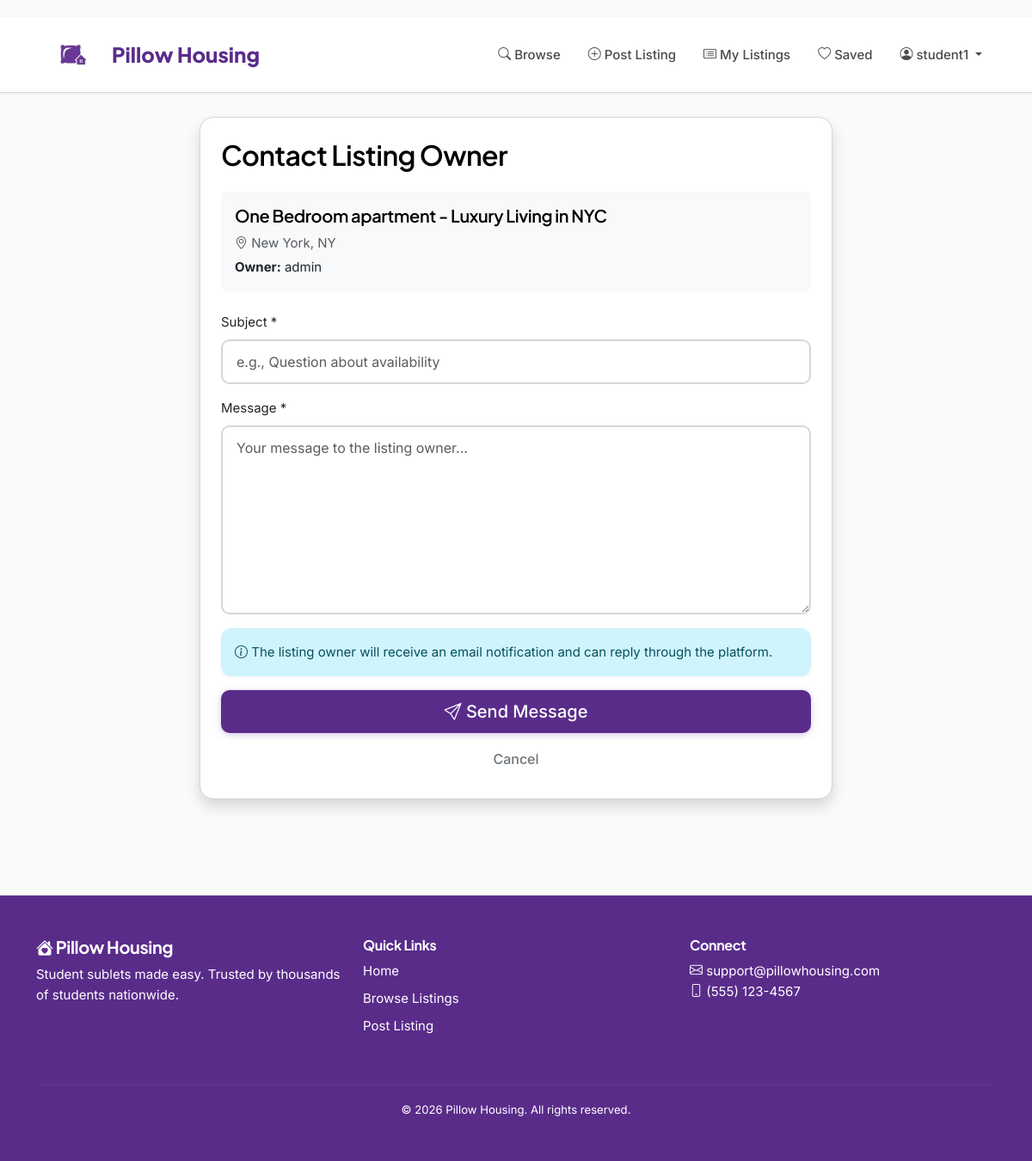
The app's page /listings/2/message/ (signed in) with its own data.
### accounts/models.py (models this page shows, shortened)
class User(AbstractUser):
    school = models.CharField(max_length=200, blank=True)
    grad_year = models.IntegerField(null=True, blank=True)
    avatar = models.ImageField(upload_to='avatars/', null=True, blank=True)

### listings/models.py (models this page shows, shortened)
class Listing(models.Model):
    owner = models.ForeignKey(User, on_delete=models.CASCADE, related_name='listings')
    title = models.CharField(max_length=200)
    description = models.TextField()
    posting_type = models.CharField(max_length=20, choices=POSTING_TYPE_CHOICES, default='offering')
    listing_type = models.CharField(max_length=10, choices=LISTING_TYPE_CHOICES, default='full')
    rent = models.DecimalField(max_digits=10, decimal_places=2)
    beds = models.IntegerField()
    baths = models.DecimalField(max_digits=3, decimal_places=1)
    address = models.CharField(max_length=255)
    city = models.CharField(max_length=100)
    state = models.CharField(max_length=50)
    zip_code = models.CharField(max_length=10)
    latitude = models.FloatField(null=True, blank=True)
    longitude = models.FloatField(null=True, blank=True)
    furnished = models.BooleanField(default=False)
    pets_allowed = models.BooleanField(default=False)
    washer_dryer_in_unit = models.BooleanField(default=False)
    dishwasher = models.BooleanField(default=False)
    air_conditioning = models.BooleanField(default=False)
    heating = models.BooleanField(default=False)
    balcony = models.BooleanField(default=False)
    gym = models.BooleanField(default=False)
    pool = models.BooleanField(default=False)
    parking = models.BooleanField(default=False)
    parking_spaces = models.IntegerField(null=True, blank=True, help_text="Number of parking spaces")
    doorman = models.BooleanField(default=False)
    elevator = models.BooleanField(default=False)
    laundry_in_building = models.BooleanField(default=False)
    bike_storage = models.BooleanField(default=False)
    electricity_included = models.BooleanField(default=False)
    water_included = models.BooleanField(default=False)
    gas_included = models.BooleanField(default=False)
    internet_included = models.BooleanField(default=False)
    cable_included = models.BooleanField(default=False)
    has_roommates = models.BooleanField(default=False)
    number_of_roommates = models.IntegerField(null=True, blank=True)
    roommate_gender = models.CharField(max_length=20, choices=ROOMMATE_GENDER_CHOICES, default='any', blank=True)
    duration_type = models.CharField(max_length=20, choices=DURATION_CHOICES, default='custom')
    lease_start = models.DateField()
    lease_end = models.DateField()
    status = models.CharField(max_length=20, choices=STATUS_CHOICES, default='active')
    is_boosted = models.BooleanField(default=False)
    boosted_until = models.DateTimeField(null=True, blank=True)
    created_at = models.DateTimeField(auto_now_add=True)
    updated_at = models.DateTimeField(auto_now=True)
    last_bumped = models.DateTimeField(null=True, blank=True)
    class Meta:
        ordering = ['-is_boosted', '-last_bumped', '-created_at']

### listings/views.py (the view, shortened to what this page needs)
# urls.py: path('listings/<int:pk>/message/', views.send_message, name='send_message'),
@login_required
def send_message(request, pk):
    listing = get_object_or_404(Listing, pk=pk)
    if request.user == listing.owner:
        messages.error(request, 'You cannot message yourself.')
        return redirect('listing_detail', pk=pk)
    context = {
        'listing': listing,
    }
    return render(request, 'listings/send_message.html', context)

### templates/listings/send_message.html (shortened to what this page needs)
{% extends 'base.html' %}
{% block content %}
<div class="container py-5">
    <div class="row justify-content-center">
        <div class="col-md-8">
            <div class="card shadow">
                <div class="card-body p-4">
                    <h2 class="mb-4">Contact Listing Owner</h2>
                    <div class="bg-light p-3 rounded mb-4">
                        <h5>{{ listing.title }}</h5>
                        <p class="text-muted mb-1">
                            <i class="bi bi-geo-alt"></i> {{ listing.city }}, {{ listing.state }}
                        </p>
                        <p class="mb-0">
                            <strong>Owner:</strong> {{ listing.owner.username }}
                        </p>
                    </div>
                    <form method="post">
                        <div class="mb-3">
                            <label class="form-label">Subject *</label>
                            <input type="text" name="subject" class="form-control" placeholder="e.g., Question about availability" required>
                        </div>
                        <div class="mb-3">
                            <label class="form-label">Message *</label>
                            <textarea name="body" class="form-control" rows="8" placeholder="Your message to the listing owner..." required></textarea>
                        </div>
                        <div class="alert alert-info">
                            <i class="bi bi-info-circle"></i> The listing owner will receive an email notification and can reply through the platform.
                        </div>
                        <div class="d-grid gap-2">
                            <button type="submit" class="btn btn-primary btn-lg">
                                <i class="bi bi-send"></i> Send Message
                            </button>
                            <a href="{% url 'listing_detail' listing.pk %}" class="btn btn-outline-secondary">
                                Cancel
                            </a>
                        </div>
                    </form>
                </div>
            </div>
        </div>
    </div>
</div>
{% endblock %}

### templates/base.html (shortened to what this page needs)
{% load static %}
<!DOCTYPE html>
<html lang="en">
<head>
    <link href="https://cdn.jsdelivr.net/npm/bootstrap@5.3.0/dist/css/bootstrap.min.css" rel="stylesheet">
    <link rel="stylesheet" href="https://cdn.jsdelivr.net/npm/bootstrap-icons@1.10.0/font/bootstrap-icons.css">
    <link rel="stylesheet" href="https://unpkg.com/leaflet@1.9.4/dist/leaflet.css" />
    <link rel="stylesheet" href="{% static 'css/custom.css' %}">
</head>
<body>
    <nav class="navbar navbar-expand-lg navbar-light sticky-top">
        <div class="container">
            <a class="navbar-brand d-flex align-items-center" href="{% url 'landing' %}">
                <img src="{% static 'images/logo.jpg' %}" alt="Pillow Housing" class="me-2">
                Pillow Housing
            </a>
            <div class="collapse navbar-collapse" id="navbarNav">
                <ul class="navbar-nav ms-auto">
                    <li class="nav-item">
                        <a class="nav-link" href="{% url 'search_results' %}">
                            <i class="bi bi-search"></i> Browse
                        </a>
                    </li>
                    {% if user.is_authenticated %}
                        <li class="nav-item">
                            <a class="nav-link" href="{% url 'create_listing' %}">
                                <i class="bi bi-plus-circle"></i> Post Listing
                            </a>
                        </li>
                        <li class="nav-item">
                            <a class="nav-link" href="{% url 'my_listings' %}">
                                <i class="bi bi-card-list"></i> My Listings
                            </a>
                        </li>
                        <li class="nav-item">
                            <a class="nav-link" href="{% url 'saved_listings' %}">
                                <i class="bi bi-heart"></i> Saved
                            </a>
                        </li>
                        <li class="nav-item dropdown">
                            <a class="nav-link dropdown-toggle" href="#" id="navbarDropdown" role="button" data-bs-toggle="dropdown">
                                <i class="bi bi-person-circle"></i> {{ user.username }}
                            </a>
                        </li>
                    {% endif %}
                </ul>
            </div>
        </div>
    </nav>
    <main>
        {% block content %}{% endblock %}
    </main>
    <footer class="text-white py-5">
        <div class="container">
            <div class="row">
                <div class="col-md-4 mb-4">
                    <h5><i class="bi bi-house-heart-fill"></i> Pillow Housing</h5>
                    <p>Student sublets made easy. Trusted by thousands of students nationwide.</p>
                </div>
                <div class="col-md-4 mb-4">
                    <h6>Quick Links</h6>
                    <ul class="list-unstyled">
                        <li class="mb-2"><a href="{% url 'landing' %}" class="text-decoration-none">Home</a></li>
                        <li class="mb-2"><a href="{% url 'search_results' %}" class="text-decoration-none">Browse Listings</a></li>
                        {% if user.is_authenticated %}
                            <li class="mb-2"><a href="{% url 'create_listing' %}" class="text-decoration-none">Post Listing</a></li>
                        {% endif %}
                    </ul>
                </div>
                <div class="col-md-4 mb-4">
                    <h6>Connect</h6>
                    <p>
                        <i class="bi bi-envelope"></i> support@pillowhousing.com<br>
                        <i class="bi bi-phone"></i> (555) 123-4567
                    </p>
                </div>
            </div>
            <hr style="background-color: rgba(255,255,255,0.2); border: none; height: 1px;">
            <div class="text-center mt-3">
                <small>&copy; 2026 Pillow Housing. All rights reserved.</small>
            </div>
        </div>
    </footer>
</body>
</html>

### static/css/custom.css (style rules this page uses)
.sticky-top { top: 20px; }
.btn { transition: all 0.2s ease; }
img { transition: opacity 0.3s ease; }

### templates/base.html (style rules this page uses)
:root { --primary-purple: #5a2c8a; --primary-purple-light: #6d3996; --accent-lavender: #d0aee4; --neutral-gray: #d8d5d5; --text-black: #000000; --white: #ffffff; --background: #fafaf9; --surface: #ffffff; --text-primary: #000000; --text-secondary: #4a4a4a; --text-muted: #6b7280; --shadow-sm: 0 1px 3px rgba(90, 44, 138, 0.08); --shadow-md: 0 4px 12px rgba(90, 44, 138, 0.12); --shadow-lg: 0 12px 32px rgba(90, 44, 138, 0.18); }
* { margin: 0; padding: 0; box-sizing: border-box; }
body { font-family: 'Inter', -apple-system, BlinkMacSystemFont, 'Segoe UI', sans-serif; background-color: var(--background); color: var(--text-primary); line-height: 1.6; font-size: 15px; }
h1, h2, h3, h4, h5, h6 { font-family: 'Plus Jakarta Sans', 'Inter', sans-serif; font-weight: 600; color: var(--text-primary); letter-spacing: -0.02em; }
.navbar { background-color: var(--white) !important; border-bottom: 1px solid var(--neutral-gray); box-shadow: var(--shadow-sm); padding: 1rem 0; }
.navbar-brand { font-family: 'Plus Jakarta Sans', sans-serif; font-weight: 800; font-size: 1.5rem; color: var(--primary-purple) !important; }
.navbar-brand img { height: 45px; transition: transform 0.2s; }
.nav-link { color: var(--text-secondary) !important; font-weight: 500; transition: all 0.2s; padding: 0.5rem 1rem !important; border-radius: 8px; }
.btn { font-weight: 500; border-radius: 10px; padding: 0.625rem 1.25rem; transition: all 0.2s; border: none; }
.btn-primary { background-color: var(--primary-purple); color: white; box-shadow: 0 2px 8px rgba(90, 44, 138, 0.25); }
.card { background-color: var(--surface); border: 1px solid var(--neutral-gray); border-radius: 16px; box-shadow: var(--shadow-sm); transition: all 0.3s; }
.form-control, .form-select { border: 2px solid var(--neutral-gray); border-radius: 10px; padding: 0.75rem 1rem; transition: all 0.2s; }
.alert { border-radius: 12px; border: none; box-shadow: var(--shadow-sm); }
footer { background-color: var(--primary-purple); color: white; margin-top: 4rem; }
footer h5, footer h6 { color: white; font-weight: 700; }
footer p, footer li, footer small { color: white; font-weight: 400; }
footer a { color: white; font-weight: 400; transition: all 0.2s; }

### records on screen
User: username "student1"
Listing: title "One Bedroom apartment - Luxury Living in NYC", city "New York", state "NY", owner.username "admin"
